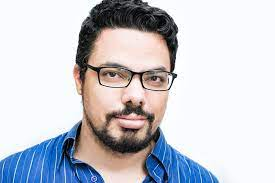
#> input picture Data/Input/sample 1.jpeg, 275 x 183 px
$ python -i cartoonifier-python-project.py   (imports and definitions only)
#> lines starting #> are read from the running program, lines starting #| are printed output that depends on the picture; after the words box and inside, x2 and y2 are one past the last pixel; in counts of white or black regions, pixels touching at a corner belong together
import cv2 #for image processing
import easygui #to open the filebox
import numpy as np #to store image
import imageio #to read image stored at particular path

import sys
import matplotlib.pyplot as plt
import os
import tkinter as tk
from tkinter import filedialog
from tkinter import *
from PIL import ImageTk, Image

# [4 lines not run here, left out]
# [1 line that did not run here, left out]

def upload():
    ImagePath=easygui.fileopenbox()
    cartoonify(ImagePath)


def cartoonify(ImagePath):
    # read the image
#> called with ImagePath = 'Data/Input/sample 1.jpeg'
    originalmage = cv2.imread(ImagePath)
#> originalmage is the input picture: shape (183, 275, 3); mean B, G, R 208.1, 201, 200.1
    originalmage = cv2.cvtColor(originalmage, cv2.COLOR_BGR2RGB)
    #print(image)  # image is stored in form of numbers

    # confirm that image is chosen
    if originalmage is None:
        print("Can not find any image. Choose appropriate file")
        sys.exit()

    ReSized1 = cv2.resize(originalmage, (960, 540))
    #plt.imshow(ReSized1, cmap='gray')


    #converting an image to grayscale
    grayScaleImage= cv2.cvtColor(originalmage, cv2.COLOR_BGR2GRAY)
    ReSized2 = cv2.resize(grayScaleImage, (960, 540))
    #plt.imshow(ReSized2, cmap='gray')


    #applying median blur to smoothen an image
    smoothGrayScale = cv2.medianBlur(grayScaleImage, 5)
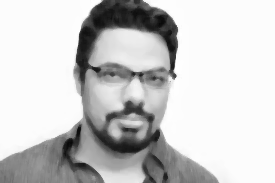
#> smoothGrayScale: shape (183, 275); min 8, max 255, mean 203.2
    ReSized3 = cv2.resize(smoothGrayScale, (960, 540))
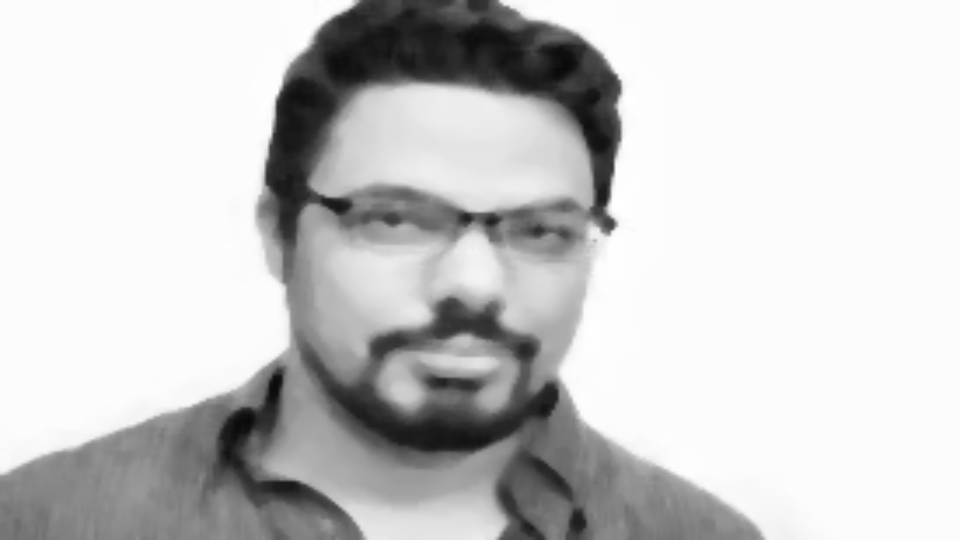
#> ReSized3: shape (540, 960); min 8, max 255, mean 203.1
    #plt.imshow(ReSized3, cmap='gray')

    #retrieving the edges for cartoon effect
    #by using thresholding technique
    getEdge = cv2.adaptiveThreshold(smoothGrayScale, 255,
        cv2.ADAPTIVE_THRESH_MEAN_C,
        cv2.THRESH_BINARY, 9, 9)
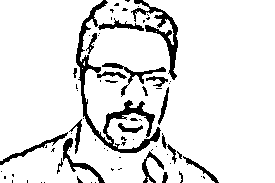
#> getEdge: shape (183, 275); 89.5% white; 74 black regions (52 under 20 px), largest, box (x1, y1, x2, y2) and area: (76, 0, 161, 153) 1750, (131, 0, 178, 80) 812, (63, 138, 105, 183) 344

    ReSized4 = cv2.resize(getEdge, (960, 540))
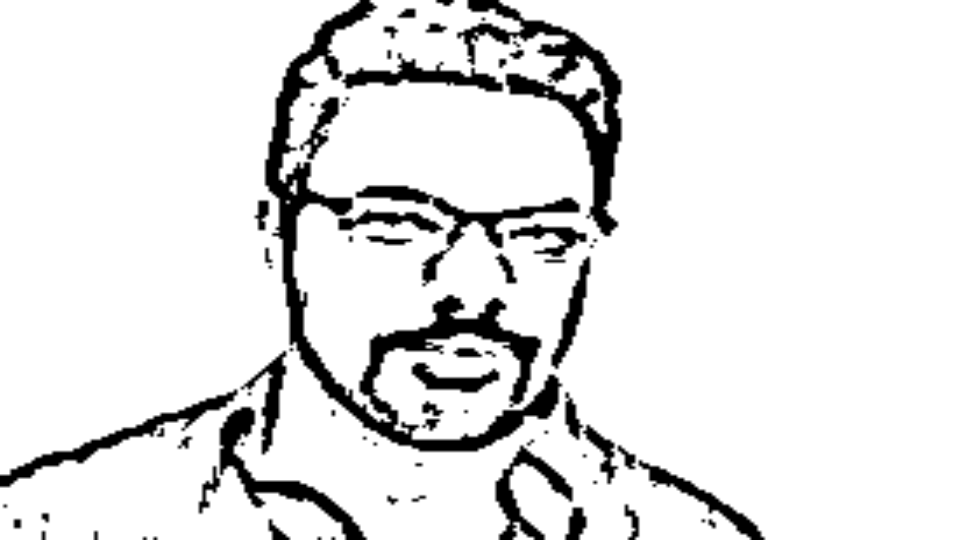
#> ReSized4: shape (540, 960); min 0, max 255, mean 228.3
    #plt.imshow(ReSized4, cmap='gray')

    #applying bilateral filter to remove noise
    #and keep edge sharp as required
    colorImage = cv2.bilateralFilter(originalmage, 9, 300, 300)
    ReSized5 = cv2.resize(colorImage, (960, 540))
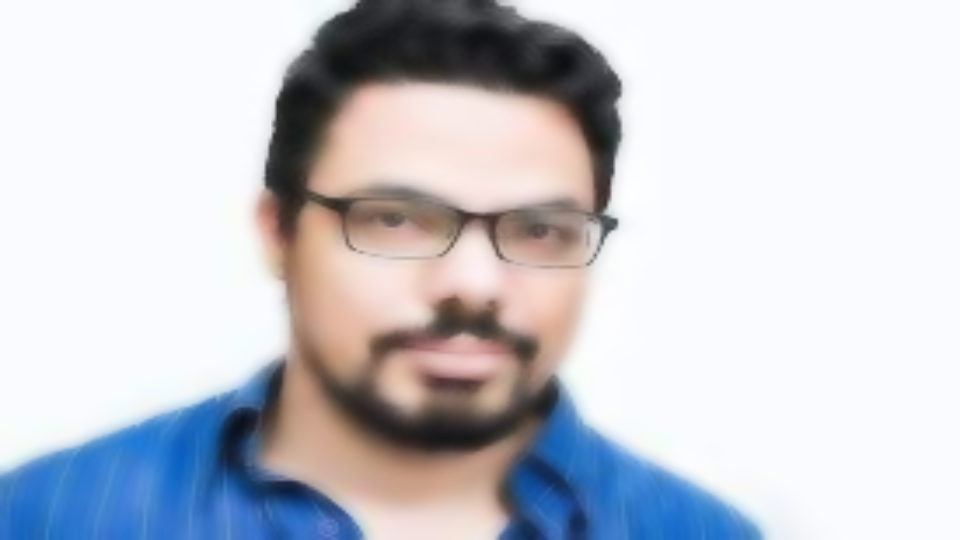
#> ReSized5: shape (540, 960, 3); mean R, G, B 200.1, 201, 208.2
    #plt.imshow(ReSized5, cmap='gray')


    #masking edged image with our "BEAUTIFY" image
    cartoonImage = cv2.bitwise_and(colorImage, colorImage, mask=getEdge)
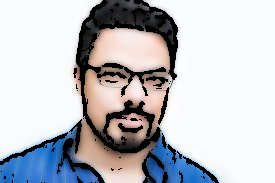
#> cartoonImage: shape (183, 275, 3); mean R, G, B 191, 191.9, 198.1

    ReSized6 = cv2.resize(cartoonImage, (960, 540))
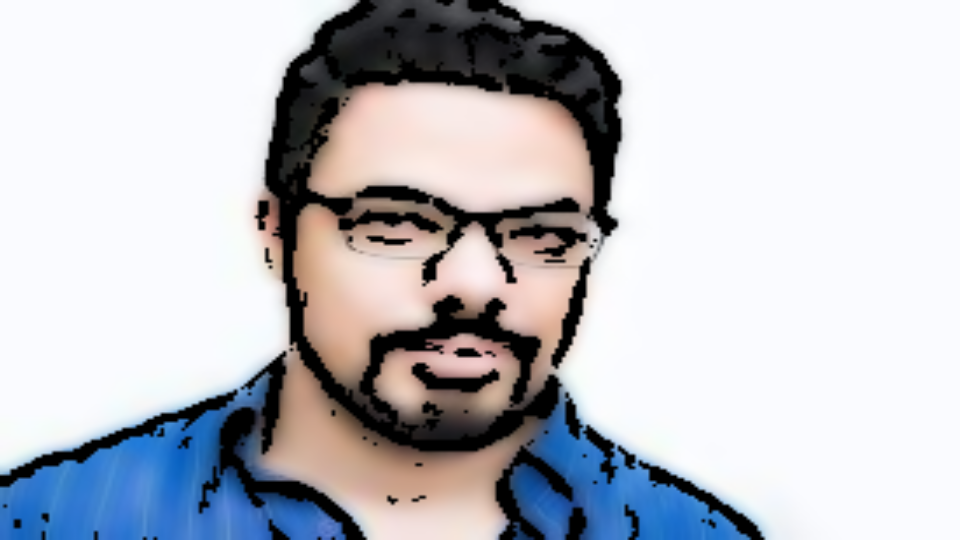
#> ReSized6: shape (540, 960, 3); mean R, G, B 191, 191.8, 198
    #plt.imshow(ReSized6, cmap='gray')

    # Plotting the whole transition
    images=[ReSized1, ReSized2, ReSized3, ReSized4, ReSized5, ReSized6]

    fig, axes = plt.subplots(3,2, figsize=(8,8), subplot_kw={'xticks':[], 'yticks':[]}, gridspec_kw=dict(hspace=0.1, wspace=0.1))
    for i, ax in enumerate(axes.flat):
        ax.imshow(images[i], cmap='gray')

#> (the run stopped early here; a loop or call above may not have finished)

$ run again, on Data/Input/sample 2.jpeg
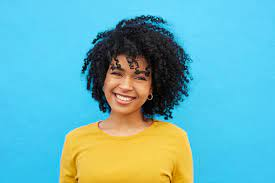
#> input picture Data/Input/sample 2.jpeg, 275 x 183 px
#> in cartoonify, originalmage is the input picture: shape (183, 275, 3); mean B, G, R 187.4, 180.6, 103.4
#> in cartoonify, `getEdge = cv2.adaptiveThreshold(smoothGrayScale, 255, cv2.ADAPTIVE_THR..`:
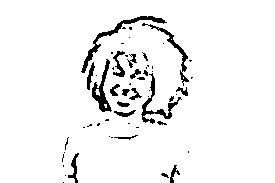
#> getEdge: shape (183, 275); 94.8% white; 57 black regions (37 under 20 px), largest, box (x1, y1, x2, y2) and area: (81, 16, 167, 73) 474, (141, 73, 182, 124) 374, (92, 59, 112, 112) 358
#> in cartoonify, `ReSized6 = cv2.resize(cartoonImage, (960, 540))`:
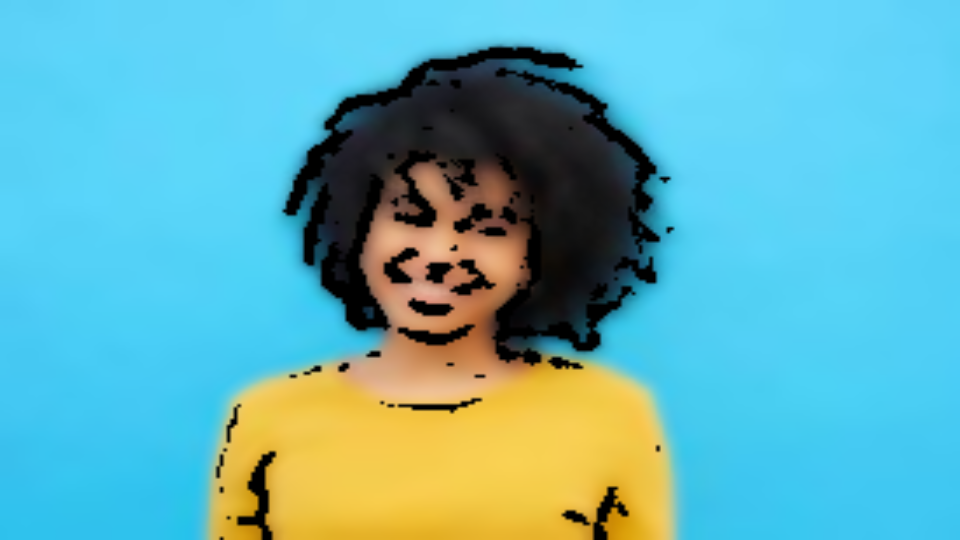
#> ReSized6: shape (540, 960, 3); mean R, G, B 99.1, 176.1, 183.5
